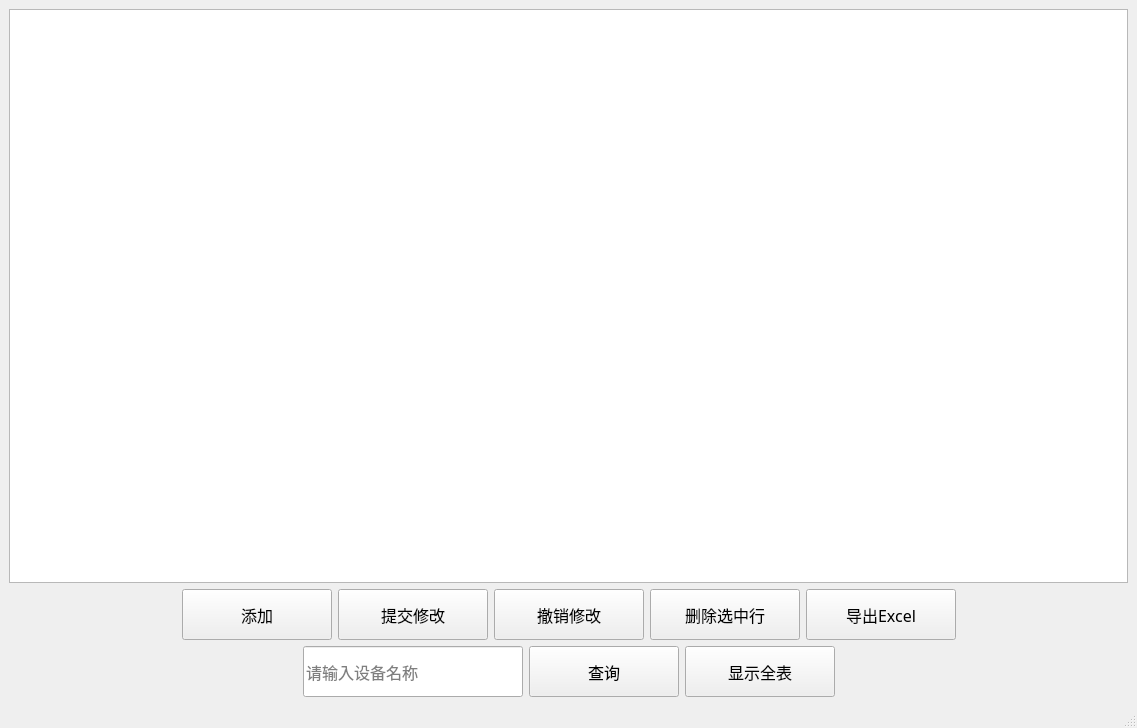
<?xml version="1.0" encoding="UTF-8"?>
<ui version="4.0">
 <class>matterMange</class>
 <widget class="QMainWindow" name="matterMange">
  <property name="geometry">
   <rect>
    <x>0</x>
    <y>0</y>
    <width>1137</width>
    <height>728</height>
   </rect>
  </property>
  <property name="windowTitle">
   <string>MainWindow</string>
  </property>
  <widget class="QWidget" name="centralwidget">
   <layout class="QGridLayout" name="gridLayout">
    <item row="0" column="0">
     <layout class="QVBoxLayout" name="verticalLayout">
      <item>
       <widget class="QTableView" name="tableView">
        <property name="font">
         <font>
          <family>宋体</family>
          <pointsize>12</pointsize>
         </font>
        </property>
        <property name="styleSheet">
         <string notr="true"/>
        </property>
       </widget>
      </item>
      <item>
       <layout class="QHBoxLayout" name="horizontalLayout_2">
        <item>
         <spacer name="horizontalSpacer_2">
          <property name="orientation">
           <enum>Qt::Horizontal</enum>
          </property>
          <property name="sizeHint" stdset="0">
           <size>
            <width>40</width>
            <height>20</height>
           </size>
          </property>
         </spacer>
        </item>
        <item>
         <widget class="QPushButton" name="pushButton_add_2">
          <property name="sizePolicy">
           <sizepolicy hsizetype="Maximum" vsizetype="Maximum">
            <horstretch>0</horstretch>
            <verstretch>0</verstretch>
           </sizepolicy>
          </property>
          <property name="minimumSize">
           <size>
            <width>150</width>
            <height>51</height>
           </size>
          </property>
          <property name="maximumSize">
           <size>
            <width>150</width>
            <height>51</height>
           </size>
          </property>
          <property name="font">
           <font>
            <family>Agency FB</family>
            <pointsize>12</pointsize>
           </font>
          </property>
          <property name="text">
           <string>添加</string>
          </property>
         </widget>
        </item>
        <item>
         <widget class="QPushButton" name="pushButton_update_2">
          <property name="sizePolicy">
           <sizepolicy hsizetype="Maximum" vsizetype="Maximum">
            <horstretch>0</horstretch>
            <verstretch>0</verstretch>
           </sizepolicy>
          </property>
          <property name="minimumSize">
           <size>
            <width>150</width>
            <height>51</height>
           </size>
          </property>
          <property name="maximumSize">
           <size>
            <width>150</width>
            <height>51</height>
           </size>
          </property>
          <property name="font">
           <font>
            <family>Agency FB</family>
            <pointsize>12</pointsize>
           </font>
          </property>
          <property name="text">
           <string>提交修改</string>
          </property>
         </widget>
        </item>
        <item>
         <widget class="QPushButton" name="pushButton_rollbackupdate">
          <property name="sizePolicy">
           <sizepolicy hsizetype="Maximum" vsizetype="Maximum">
            <horstretch>0</horstretch>
            <verstretch>0</verstretch>
           </sizepolicy>
          </property>
          <property name="minimumSize">
           <size>
            <width>150</width>
            <height>51</height>
           </size>
          </property>
          <property name="maximumSize">
           <size>
            <width>150</width>
            <height>51</height>
           </size>
          </property>
          <property name="font">
           <font>
            <family>Agency FB</family>
            <pointsize>12</pointsize>
           </font>
          </property>
          <property name="text">
           <string>撤销修改</string>
          </property>
         </widget>
        </item>
        <item>
         <widget class="QPushButton" name="pushButton_delete_2">
          <property name="sizePolicy">
           <sizepolicy hsizetype="Maximum" vsizetype="Maximum">
            <horstretch>0</horstretch>
            <verstretch>0</verstretch>
           </sizepolicy>
          </property>
          <property name="minimumSize">
           <size>
            <width>150</width>
            <height>51</height>
           </size>
          </property>
          <property name="maximumSize">
           <size>
            <width>150</width>
            <height>51</height>
           </size>
          </property>
          <property name="font">
           <font>
            <family>Agency FB</family>
            <pointsize>12</pointsize>
           </font>
          </property>
          <property name="text">
           <string>删除选中行</string>
          </property>
         </widget>
        </item>
        <item>
         <widget class="QPushButton" name="pushButton_out_2">
          <property name="minimumSize">
           <size>
            <width>150</width>
            <height>51</height>
           </size>
          </property>
          <property name="maximumSize">
           <size>
            <width>150</width>
            <height>51</height>
           </size>
          </property>
          <property name="font">
           <font>
            <family>宋体</family>
            <pointsize>12</pointsize>
           </font>
          </property>
          <property name="text">
           <string>导出Excel</string>
          </property>
         </widget>
        </item>
        <item>
         <spacer name="horizontalSpacer">
          <property name="orientation">
           <enum>Qt::Horizontal</enum>
          </property>
          <property name="sizeHint" stdset="0">
           <size>
            <width>40</width>
            <height>20</height>
           </size>
          </property>
         </spacer>
        </item>
       </layout>
      </item>
      <item>
       <layout class="QHBoxLayout" name="horizontalLayout">
        <item>
         <spacer name="horizontalSpacer_3">
          <property name="orientation">
           <enum>Qt::Horizontal</enum>
          </property>
          <property name="sizeHint" stdset="0">
           <size>
            <width>40</width>
            <height>20</height>
           </size>
          </property>
         </spacer>
        </item>
        <item>
         <widget class="QLineEdit" name="lineEdit_carnum">
          <property name="minimumSize">
           <size>
            <width>220</width>
            <height>51</height>
           </size>
          </property>
          <property name="maximumSize">
           <size>
            <width>220</width>
            <height>51</height>
           </size>
          </property>
          <property name="font">
           <font>
            <family>宋体</family>
            <pointsize>12</pointsize>
           </font>
          </property>
          <property name="placeholderText">
           <string>请输入设备名称</string>
          </property>
         </widget>
        </item>
        <item>
         <widget class="QPushButton" name="pushButton_serch">
          <property name="sizePolicy">
           <sizepolicy hsizetype="Maximum" vsizetype="Maximum">
            <horstretch>0</horstretch>
            <verstretch>0</verstretch>
           </sizepolicy>
          </property>
          <property name="minimumSize">
           <size>
            <width>150</width>
            <height>51</height>
           </size>
          </property>
          <property name="maximumSize">
           <size>
            <width>150</width>
            <height>51</height>
           </size>
          </property>
          <property name="font">
           <font>
            <family>Agency FB</family>
            <pointsize>12</pointsize>
           </font>
          </property>
          <property name="text">
           <string>查询</string>
          </property>
         </widget>
        </item>
        <item>
         <widget class="QPushButton" name="pushButton_showall">
          <property name="sizePolicy">
           <sizepolicy hsizetype="Maximum" vsizetype="Maximum">
            <horstretch>0</horstretch>
            <verstretch>0</verstretch>
           </sizepolicy>
          </property>
          <property name="minimumSize">
           <size>
            <width>150</width>
            <height>51</height>
           </size>
          </property>
          <property name="maximumSize">
           <size>
            <width>150</width>
            <height>51</height>
           </size>
          </property>
          <property name="font">
           <font>
            <family>Agency FB</family>
            <pointsize>12</pointsize>
           </font>
          </property>
          <property name="text">
           <string>显示全表</string>
          </property>
         </widget>
        </item>
        <item>
         <spacer name="horizontalSpacer_4">
          <property name="orientation">
           <enum>Qt::Horizontal</enum>
          </property>
          <property name="sizeHint" stdset="0">
           <size>
            <width>40</width>
            <height>20</height>
           </size>
          </property>
         </spacer>
        </item>
       </layout>
      </item>
     </layout>
    </item>
   </layout>
  </widget>
  <widget class="QMenuBar" name="menubar">
   <property name="geometry">
    <rect>
     <x>0</x>
     <y>0</y>
     <width>1137</width>
     <height>25</height>
    </rect>
   </property>
  </widget>
  <widget class="QStatusBar" name="statusbar"/>
 </widget>
 <resources/>
 <connections/>
</ui>
